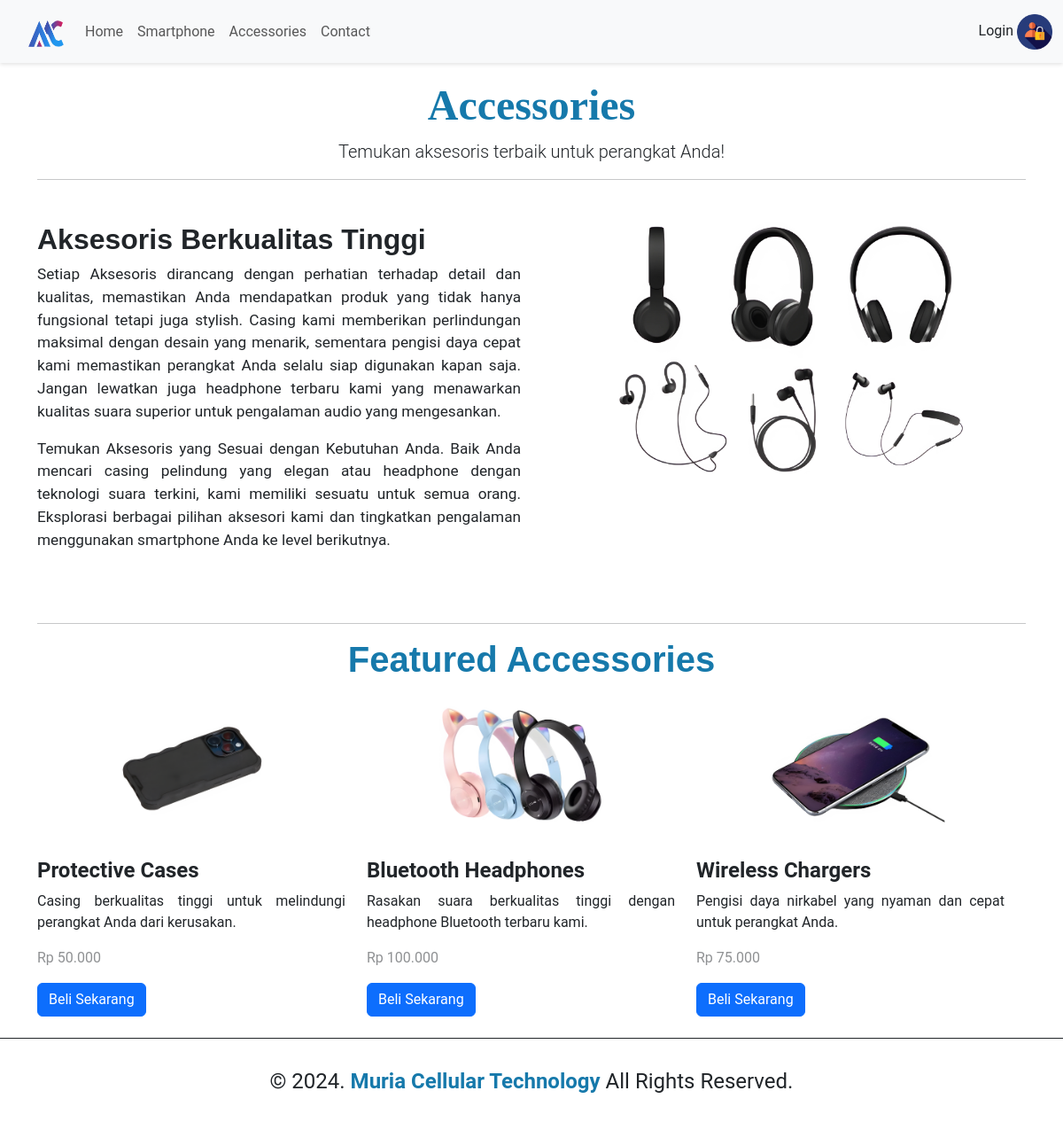
Page /page.php?mod=accessories on the committed database.
### tables this page shows
CREATE TABLE `tbl_berita` (
  `id` int(5) NOT NULL,
  `judul` varchar(150) NOT NULL,
  `isi_berita` text NOT NULL,
  `harga` varchar(20) DEFAULT NULL,
  `gambar` varchar(70) NOT NULL,
  `kategori` char(11) NOT NULL,
  `id_user` int(2) NOT NULL,
  `created_by` varchar(50) DEFAULT NULL,
  `tanggal` datetime NOT NULL
);

### template/accessories.php (the view, shortened to what this page needs)
<?php
include 'component/header.php';
$koneksi = mysqli_connect("localhost","root","","db_dpw1");
?>
<body>
    <div class="container">
        <div class="text-center">
            <div class="header-text">
            <h1>Accessories</h1>
            </div>
            <p class="lead">Temukan aksesoris terbaik untuk perangkat Anda!</p>
            <hr>
        </div>
        <div class="row mt-5">
            <div class="col-md-6">
                <h2 style="font-family: Arial, sans-serif; font-weight: bold;">Aksesoris Berkualitas Tinggi</h2>
                <p style="text-align: justify; font-size: 17.2px;">Setiap Aksesoris dirancang dengan perhatian terhadap detail dan kualitas, memastikan Anda mendapatkan produk yang tidak hanya fungsional tetapi juga stylish.
                    Casing kami memberikan perlindungan maksimal dengan desain yang menarik, sementara pengisi daya cepat kami memastikan perangkat Anda selalu siap digunakan kapan saja.
                    Jangan lewatkan juga headphone terbaru kami yang menawarkan kualitas suara superior untuk pengalaman audio yang mengesankan.</p>
                <p style="text-align: justify; font-size: 17.2px;">Temukan Aksesoris yang Sesuai dengan Kebutuhan Anda. Baik Anda mencari casing pelindung yang elegan atau headphone dengan teknologi suara terkini,
                    kami memiliki sesuatu untuk semua orang. Eksplorasi berbagai pilihan aksesori kami dan tingkatkan pengalaman menggunakan smartphone Anda ke level berikutnya.</p>
            </div>
            <div class="col-md-6">
                <img src="assets/img/image/54.png" style="border-radius: 10px; width: 100%;" alt="Accessories Image" class="img-fluid">
            </div>
        </div>
        <div class="row mt-5">
            <div class="col-md-12">
                <hr>
                <h1 style="text-align: center; color: #1679AB; font-family: Arial, sans-serif; font-weight: bold;">Featured Accessories</h1>
            </div>
            <div class="row align-items-start">
        <?php
        $data = mysqli_query($koneksi, "SELECT * FROM tbl_berita WHERE kategori = 'accessories'");
        while ($r = mysqli_fetch_array($data)) {
            ?>
            <div class="col-md-4">
                <a href="https://www.samsung.com/id/smartphones/galaxy-a/galaxy-a35-5g-awesome-lilac-256gb-sm-a356elvgxid/buy/">
                    <img src="assets/img/<?php echo $r['gambar']; ?>" style="width: 100%;" alt="" class="img-zoom">
                </a>
                <h4><b><?php echo $r['judul']; ?></b></h4>
                <p style="text-align: justify;"><?php echo $r['isi_berita']; ?></p>
                <p class="transparent-text"><?php echo $r['harga']; ?></p>
                <a href="#" class="btn btn-primary" onclick="showNotification()">Beli Sekarang</a>
            </div>
        <?php
        }
        ?>
        </div>
        </div>
    </div>
    <br>
</body>
<?php include 'component/footer.php'; ?>

### template/component/footer.php (style rules this page uses)
.text-center { text-align: center; font-size: 24px; margin-top: 30px; margin-bottom: 30px; }
.img-zoom { transition: transform 0.3s ease; margin-bottom: 10px; }
.transparent-text { opacity: 0.5; }
body { font-family: 'Roboto', sans-serif; padding-top: 60px; }
.header-text { text-align: center; }
.header-text h1 { font-family: 'Lora', serif; font-size: 3rem; color: #1679AB; font-weight: bold; }

### rows in the picture
tbl_berita: gambar (picture), judul "Protective Cases", isi_berita "Casing berkualitas tinggi untuk melindungi perangkat Anda dari kerusakan.", harga "Rp 50.000"
tbl_berita: gambar (picture), judul "Bluetooth Headphones", isi_berita "Rasakan suara berkualitas tinggi dengan headphone Bluetooth terbaru kami.", harga "Rp 100.000"
tbl_berita: gambar (picture), judul "Wireless Chargers", isi_berita "Pengisi daya nirkabel yang nyaman dan cepat untuk perangkat Anda.", harga "Rp 75.000"
